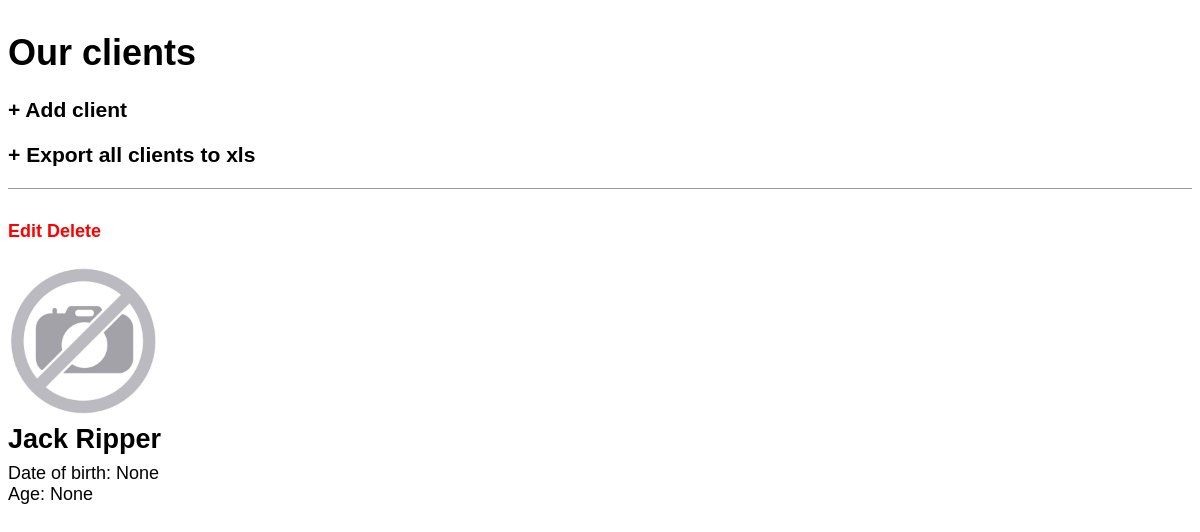
/client_detail/9/, run on an earlier commit of the app's database.
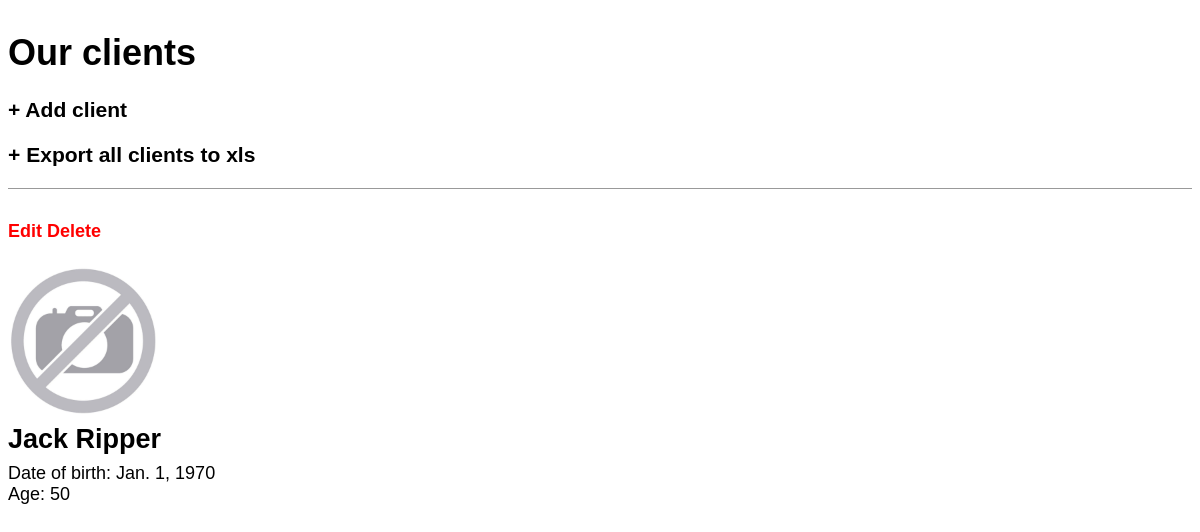
And on a later commit of the database.
### clients/models.py (models this page shows, shortened)
class Client(models.Model):
    first = models.CharField(max_length=250)
    last = models.CharField(max_length=250)
    birth = models.DateField(blank=True, null=True, help_text='(YYYY-MM-DD)')
    image = models.ImageField(blank=True, upload_to='images', verbose_name='Add photo:')
    def age(self):
        import datetime
        if self.birth == None:
            return None
        else:
            return int((datetime.date.today() - self.birth).days / 365.25)
    age = property(age)
    class Meta:
        ordering = ['last']

### clients/views.py (the view)
# urls.py: path('client_detail/<int:pk>/', views.ClientDetailView.as_view(), name='client_detail'),
class ClientDetailView(DetailView):
    model = Client
    template_name = 'client_detail.html'

### templates/client_detail.html
{% extends 'base.html' %}
{% block content %}
<div class="post-entry">
    <h4><a href="{% url 'edit_client' client.pk %}">Edit</a>
        <a href="{% url 'delete_client' client.pk %}">Delete</a></h4>
    {% if client.image %}
    <img src="{{ client.image.url }}" width="240">
    {% else %}
    {% load static %}
    <img src="{% static 'no_photo.jpg' %}" width="150">
    {% endif %}
<h2>{{ client.first }} {{ client.last }}</h2>
<p>Date of birth: {{ client.birth }}</p>
<p>Age: {{ client.age }}</p>
</div>
{% endblock content %}

What changed in the data, as far as the page shows it:
changed Client "Jack": birth "None" → "Jan. 1, 1970"; age "None" → "50"
